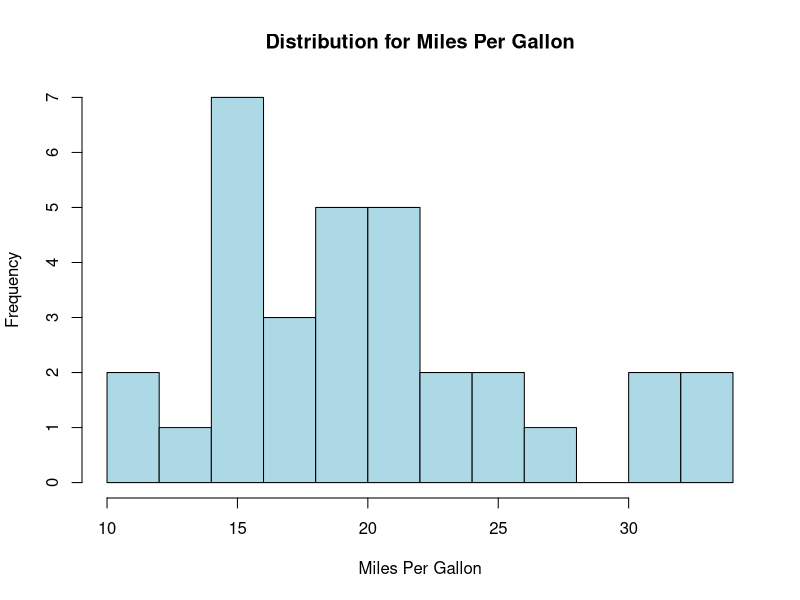
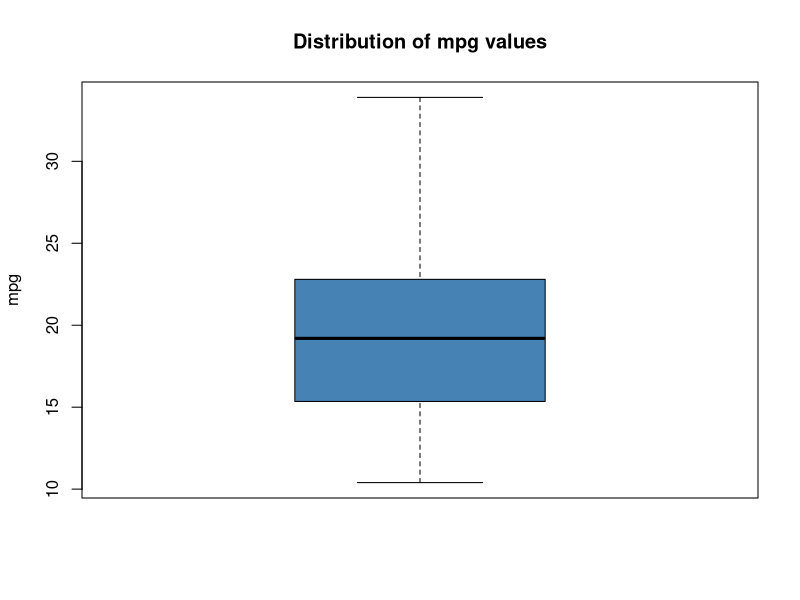
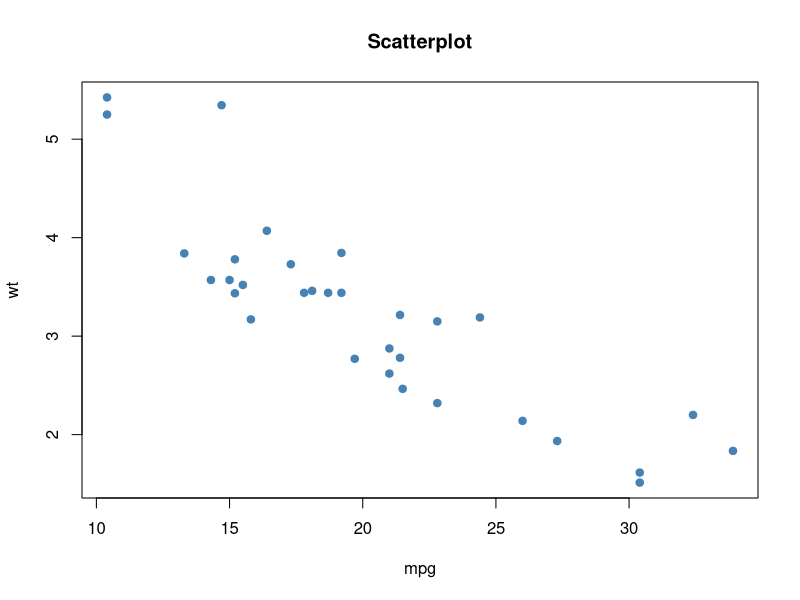
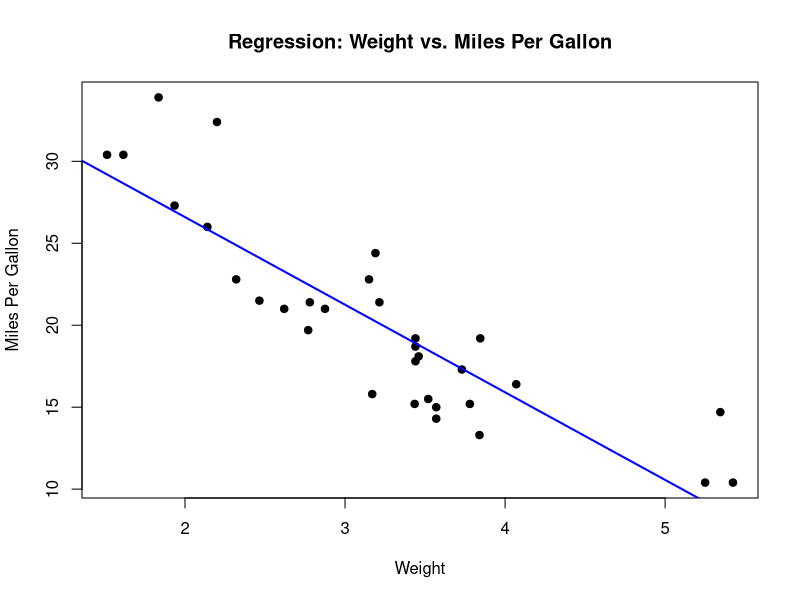
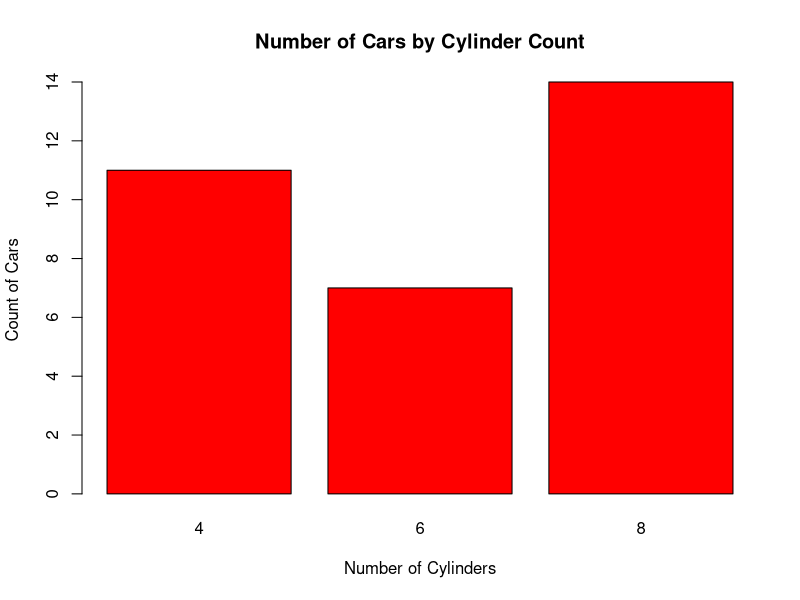

The R source for these figures, in order:
#1
hist(mtcars$mpg, breaks = 10, col = "lightblue", 
     main = "Distribution for Miles Per Gallon", 
     xlab = "Miles Per Gallon", border = "black")

#2
boxplot(mtcars$mpg,
        main='Distribution of mpg values',
        ylab='mpg',
        col='steelblue',
        border='black')
#3
plot(mtcars$mpg, mtcars$wt,
     col='steelblue',
     main='Scatterplot',
     xlab='mpg',
     ylab='wt',
     pch=19)

#4
model<-lm(mpg~ wt,data=mtcars)
summary(model)

plot(mtcars$wt, mtcars$mpg, 
     main="Regression: Weight vs. Miles Per Gallon", 
     xlab="Weight", ylab = "Miles Per Gallon", 
     pch=19)
abline(model,col="blue",lwd=2)

#5
cyl_count<-table(mtcars$cyl)
barplot(cyl_count, main="Number of Cars by Cylinder Count", 
        xlab="Number of Cylinders", ylab="Count of Cars", 
        col="red", border="black")


